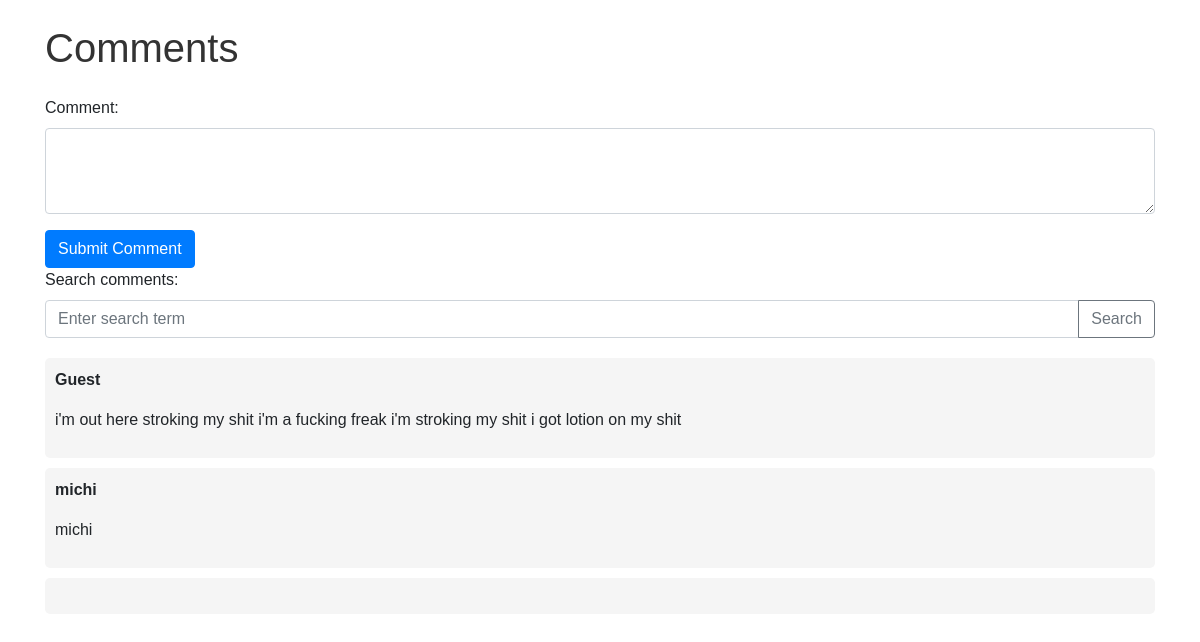
Page /comments/ on the committed database.
### polls/models.py (models this page shows, shortened)
class Comment(models.Model):
    text = models.TextField()
    user = models.TextField()
    class Meta:
        app_label = 'polls'

### polls/views.py (the view, shortened to what this page needs)
# urls.py: path('comments/', CommentCreateAPIView.as_view(), name='comment-list-create'),
def comments(request):
    search_query = request.GET.get('q', '')  # Get the search term from the query parameters
    if search_query:
        with connection.cursor() as cursor:
            cursor.execute(search_query)
            comments = cursor.fetchall()
            return render(request, 'sqldata.html', {'data':comments})
    else:
        comments = Comment.objects.all()
        for comment in comments:
            comment.text = mark_safe(comment.text)
    return render(request, 'comments.html', {'comments': comments, 'search_query': search_query})

### polls/templates/comments.html (shortened to what this page needs)
<!DOCTYPE html>
<html lang="en">
<head>
    <link rel="stylesheet" href="https://stackpath.bootstrapcdn.com/bootstrap/4.5.2/css/bootstrap.min.css">
</head>
<body>
    <div class="container">
        <h1 class="mt-4 mb-4">Comments</h1>
        <form method="post" action="{% url 'comments' %}">
            <div class="form-group">
                <label for="commentText">Comment:</label>
                <textarea class="form-control" id="commentText" name="text" rows="3" required></textarea>
            </div>
            <button type="submit" class="btn btn-primary">Submit Comment</button>
        </form>
        <form method="get" action="{% url 'comments' %}" class="search-form">
            <div class="form-group">
                <label for="searchQuery">Search comments:</label>
                <div class="input-group">
                    <input type="text" class="form-control" id="searchQuery" name="q" value="{{ search_query }}" placeholder="Enter search term">
                    <div class="input-group-append">
                        <button type="submit" class="btn btn-outline-secondary">Search</button>
                    </div>
                </div>
            </div>
        </form>
        <ul class="comment-list">
            {% for comment in comments %}
            <li class="comment-item">
                <p class="comment-user"><strong>{{ comment.user }}</strong></p>
                <p>{{ comment.text }}</p>
            </li>
            {% endfor %}
        </ul>
    </div>
</body>
</html>

### polls/templates/comments.html (style rules this page uses)
body { font-family: Arial, sans-serif; margin: 20px; }
h1 { color: #333; }
.comment-list { list-style-type: none; padding: 0; }
.comment-item { background-color: #f5f5f5; padding: 10px; margin-bottom: 10px; border-radius: 5px; }
.comment-user { font-weight: bold; }
.search-form { margin-bottom: 20px; }

### rows in the picture
Comment: user "Guest", text "i'm out here stroking my shit i'm a fucking freak i'm stroking my shit i got lotion on my shit"
Comment: user "michi", text "michi"
